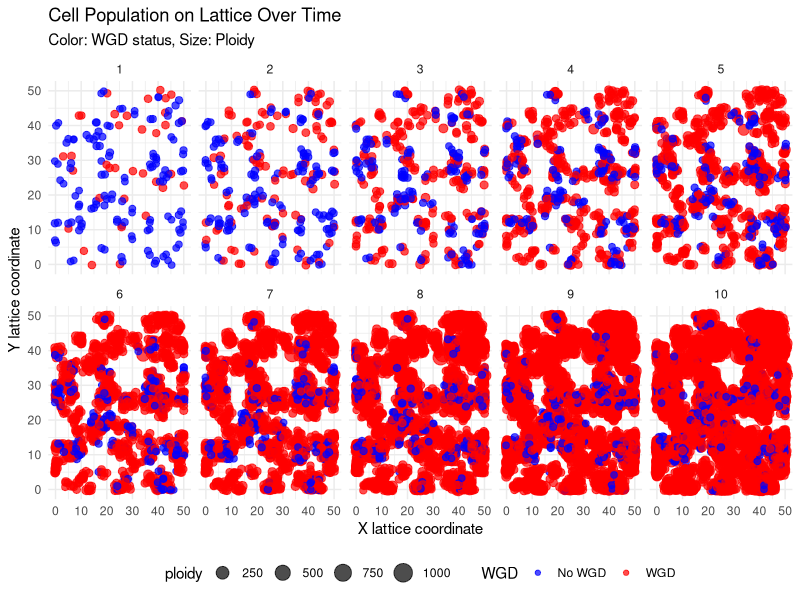

The R script that drew this image:
library(ggplot2)
library(dplyr)
##Change function so that the Daughter cell dies with a random distribution
##Less likely with whole genome doubling
# Parameters
Dc <- .01
Coxy <- 0
P <- c(2,3,4)
DS <- 0.6
DS1 <- 0.4
MSR <- 0.05
SP <- 0.5
SD <- 0.2
time_steps <- 10
space_size <- 50  # lattice is 0..50 in both X and Y

G <- function(ploidy, oxygen) {
  0.5 * oxygen / ploidy
}

# Initialize cells on lattice
N <- 100
cells <- data.frame(
  id = 1:N,
  ploidy = sample(P, N, replace=TRUE),
  WGD = FALSE,
  t_wait = 0,
  alive = TRUE,
  X = sample(0:space_size, N, replace=TRUE),
  Y = sample(0:space_size, N, replace=TRUE)
)

history <- list()

for (t in 1:time_steps) {
  new_cells <- data.frame()
  
  for (i in 1:nrow(cells)) {
    if (!cells$alive[i]) next
    
    # Cell death
    misseg <- rbinom(1, 1, MSR * (1 - Coxy))
    death_prob <- Dc
    if (misseg == 1) {
      death_prob <- death_prob + ifelse(cells$WGD[i], SD*(1-SP), SD)
    }
    if (runif(1) < death_prob) {
      cells$alive[i] <- FALSE
      next
    }
    
    # Enter cell cycle
    if (runif(1) < G(cells$ploidy[i], Coxy)) {
      if (cells$t_wait[i] == 0) cells$t_wait[i] <- rpois(1, 1)
    }
    
    # Event occurs if t_wait = 0
    if (cells$t_wait[i] <= 0) {
      if (runif(1) < DS / (DS + DS1)) {
        # Division with lattice placement
        daughter_ploidy <- cells$ploidy[i]
        if (rbinom(1,1,MSR)==1) daughter_ploidy <- round(daughter_ploidy * runif(1,0.5,1))
        
        threshold <- ifelse(cells$WGD[i], 0.15*cells$ploidy[i], 0.3*cells$ploidy[i])
        if (daughter_ploidy >= threshold) {
          # Snap daughter to nearby lattice site
          dx <- sample(c(-1,0,1),1)
          dy <- sample(c(-1,0,1),1)
          new_cell <- data.frame(
            id = max(cells$id) + nrow(new_cells) + 1,
            ploidy = daughter_ploidy,
            WGD = cells$WGD[i],
            t_wait = 0,
            alive = TRUE,
            X = min(max(cells$X[i] + dx, 0), space_size),
            Y = min(max(cells$Y[i] + dy, 0), space_size)
          )
          new_cells <- rbind(new_cells, new_cell)
        }
      } else {
        # WGD
        cells$ploidy[i] <- 2*cells$ploidy[i]
        cells$WGD[i] <- TRUE
      }
      cells$t_wait[i] <- 0
    } else {
      cells$t_wait[i] <- cells$t_wait[i] - 1
    }
  }
  
  if (nrow(new_cells)>0) cells <- rbind(cells, new_cells)
  history[[t]] <- data.frame(cells, time=t)
}

history_df <- do.call(rbind, history)
history_df$ploidy <- pmax(history_df$ploidy, 2)
history_df$WGD <- factor(history_df$WGD, levels=c(FALSE,TRUE), labels=c("No WGD","WGD"))

# Plot on lattice
ggplot(history_df, aes(x=X, y=Y, color=WGD, size=ploidy)) +
  geom_jitter(width=0.3, height=0.3, alpha=0.7) +  # jitter to show overlapping lattice cells
  scale_color_manual(values=c("blue","red")) +
  scale_size_continuous(range=c(2,6)) +
  facet_wrap(~time, ncol=5) +
  theme_minimal() +
  labs(title="Cell Population on Lattice Over Time",
       subtitle="Color: WGD status, Size: Ploidy",
       x="X lattice coordinate",
       y="Y lattice coordinate") +
  theme(legend.position="bottom")
